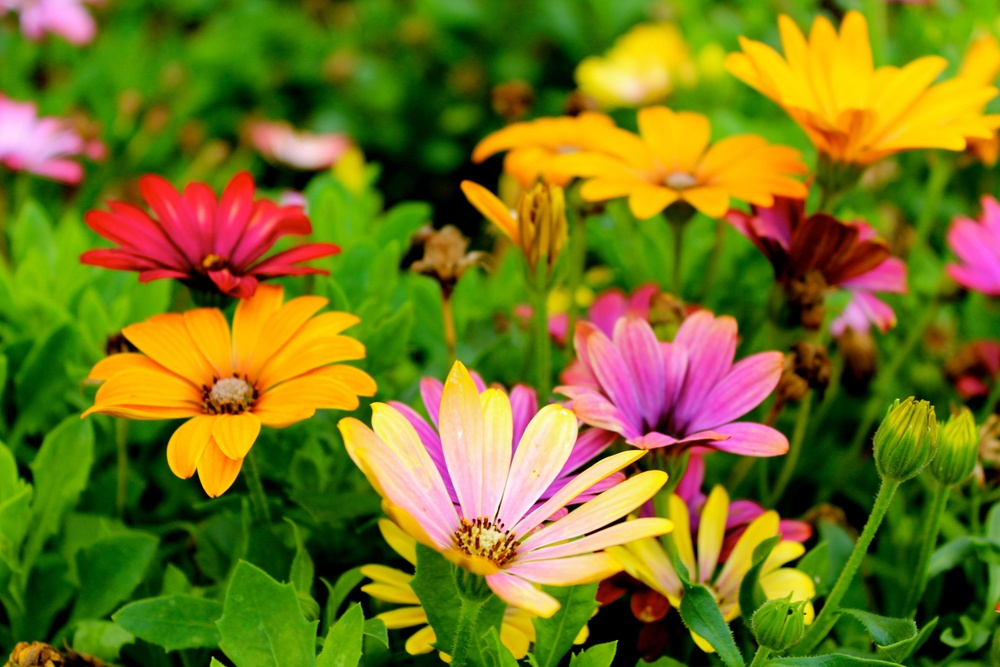
#> input picture dataset/flower.jpg, 1000 x 667 px, shrunk from 5184 x 3456 before the run, found by its file name
$ python lesson4_image_translation.py
#> lines starting #> are read from the running program, lines starting #| are printed output that depends on the picture
"""
==========================================
Module 5 - Image Transformations
Lesson 4 - Image Translation
==========================================
"""

import cv2
import numpy as np

# Load image
image = cv2.imread("dataset/flower.jpg")
#> image is the input picture: shape (667, 1000, 3); mean B, G, R 27.5, 117.1, 117

if image is None:
    print("Error: Image not found!")
    exit()

# Translation values
tx = 100   # Move right
ty = 50    # Move down

# Translation matrix
M = np.float32([
    [1, 0, tx],
    [0, 1, ty]
])

# Apply translation
translated = cv2.warpAffine(
    image,
    M,
    (image.shape[1], image.shape[0])
)
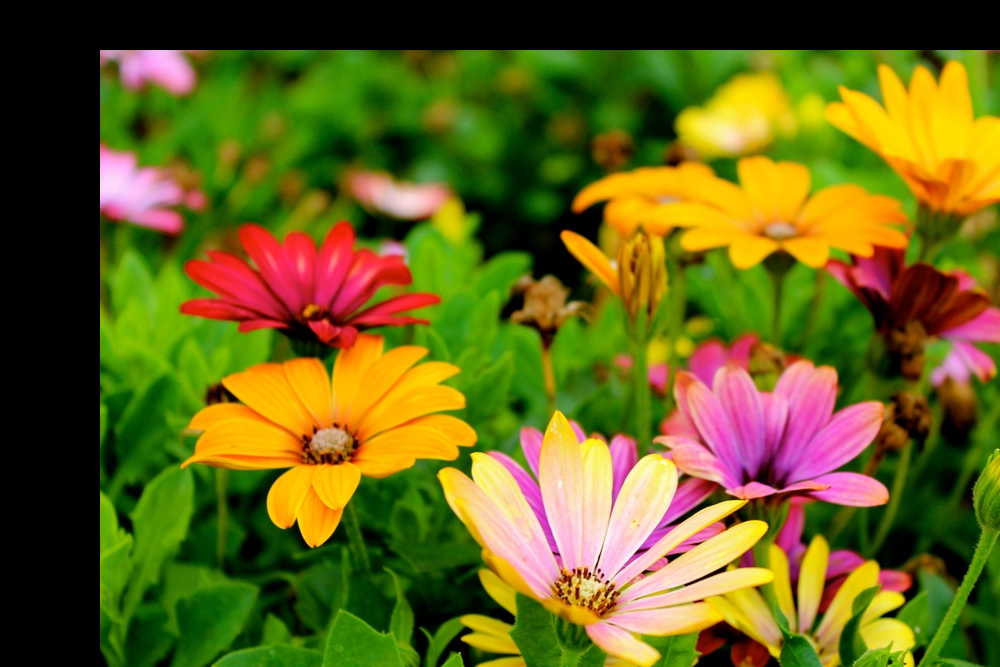
#> translated: shape (667, 1000, 3); mean B, G, R 25.3, 98.7, 102.5

# Display images
cv2.imshow("Original Image", image)
cv2.imshow("Translated Image", translated)

cv2.waitKey(0)
cv2.destroyAllWindows()
